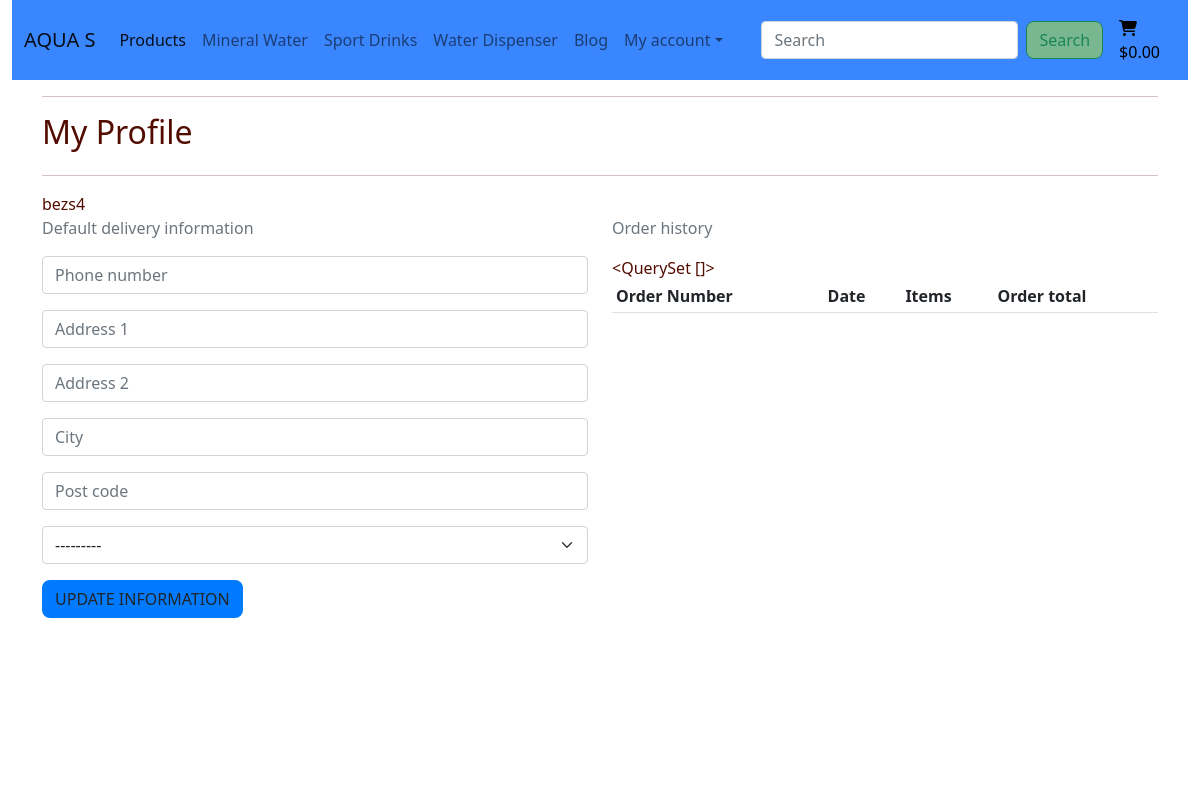
/profile/ (signed in), run on the app's committed database.
### profiles/models.py (models this page shows, shortened)
class UserProfile(models.Model):
    user = models.OneToOneField(User, on_delete=models.CASCADE)
    default_phone_number = models.CharField(max_length=20, null=True, blank=True)
    default_address_1 = models.CharField(max_length=80, null=True, blank=True)
    default_address_2 = models.CharField(max_length=80, null=True, blank=True)
    default_city = models.CharField(max_length=30, null=True, blank=True)
    default_post_code = models.CharField(max_length=20, null=True, blank=True)
    default_country = CountryField(blank_label='Country *', null=True, blank=True)
    def __str__(self):
        return self.user.username

### profiles/views.py (the view)
# urls.py: path('profile/', include('profiles.urls')),
@login_required
def profile(request):
    profile = get_object_or_404(UserProfile, user=request.user)
    if request.method == 'POST':
        form = UserProfileForm(request.POST, instance=profile)
        if form.is_valid():
            form.save()
            messages.success(request, 'Profile updated successfully')
        else:
            messages.error(request, 'Update failed. Please ensure the form is valid.')
    else:
        form = UserProfileForm(instance=profile)
    orders = profile.orders.all()
    template = 'profiles/profile.html'
    context = {
        'profile': profile,
        'form': form,
        'orders': orders,
        'on_profile_page': True
    }
    return render(request, template, context)

### profiles/forms.py
class UserProfileForm(forms.ModelForm):
    class Meta:
        model = UserProfile
        exclude = ('user',)
    def __init__(self, *args, **kwargs):
        super().__init__(*args, **kwargs)
        placeholders = {
            'default_phone_number': 'Phone number',
            'default_post_code': 'Post code',
            'default_city': 'City',
            'default_address_1': 'Address 1',
            'default_address_2': 'Address 2',
        }
        self.fields['default_phone_number'].widget.attrs['autofocus'] = True
        for field in self.fields:
            if field != 'default_country':
                if self.fields[field].required:
                    placeholder = f'{placeholders[field]} *'
                else:
                    placeholder = placeholders[field]
                self.fields[field].widget.attrs['placeholder'] = placeholder
            self.fields[field].widget.attrs['class'] = 'border-black profile-form-input'
            self.fields[field].label = False

### bag/contexts.py (called while the page is built, shortened)
def bag_contents(request):
    bag_items = []
    total = 0
    product_quantity = 0
    delivery = 0
    bag = request.session.get('bag', {})
    grand_total = delivery + total
    context = {
        'bag_items': bag_items,
        'total': total,
        'product_quantity': product_quantity,
        'delivery': delivery,
        'grand_total': grand_total,
    }
    return context

### profiles/templates/profiles/profile.html (shortened to what this page needs)
{% extends 'base.html' %}
{% load static %}
{% block content %}
    <div class="overlay"></div>
    <div class="container">
        <div class="row">
            <div class="col">
                <hr>
                <h2 class="logo-font mb-4">My Profile</h2>
                <hr>
            </div>
        </div>
        {{ profile }}
        <div class="row">
            <div class="col-12 col-lg-6">
                <p class="text-muted">Default delivery information</p>
                <form class="mt-3" action="{% url 'profile' %}" method="POST" id="profile-update-form">
                    {{ form|crispy }}
                    <button class="btn btn-black text-uppercase float-right">Update information</button>
                </form>
            </div>
            <div class="col-12 col-lg-6">
                <p class="text-muted">Order history</p>
                {{ orders }}
                <div class="order-history table-responsive">
                    <table class="table table-sm table-border-borderless">
                        <thead>
                            <tr>
                                <th>Order Number</th>
                                <th>Date</th>
                                <th>Items</th>
                                <th>Order total</th>
                            </tr>
                        </thead>
                    </table>
                </div>
            </div>
        </div>
    </div>
{% endblock %}

### static/css/base.css (style rules this page uses)
html { height: 100%; }
body { background: url('/media/sunset.png') no-repeat center center fixed; background-size: cover; height: calc(100vh - 164px); color: #520c00; }
.overlay { height: 100%; width: 100%; top: 0; left: 0; position: fixed; background: #fff; z-index: -1; }
.btn { background: #007bff; border-radius: 0.5rem; }

### data on the page
UserProfile: user.username "bezs4", default_country "---------", id "<QuerySet []>"
